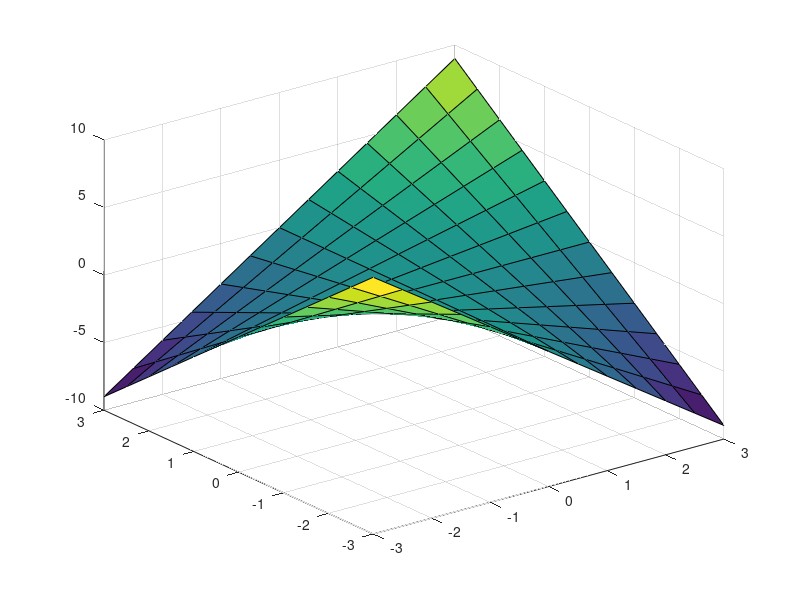

MATLAB code for this plot:
clear all
close all
clc

f = @(x,y) x.*y;

x = -3:0.5:3;
y = x;

[xx,yy] = meshgrid(x,y)
zz = f(xx,yy)

surf(xx,yy,zz)

